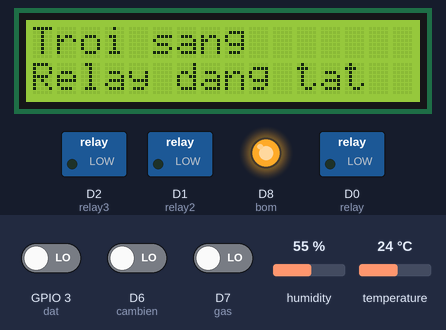
Simulated run of this sketch. Board: ESP8266 (NodeMCU). Shown: 16×2 character LCD, switched loads named in the sketch (green lamp = pin HIGH), output pins drawn as LEDs (lit = HIGH). The test bench sets the inputs (shaded band); at power-on: temperature 24 °C, GPIO 3 (dat) LOW, D6 (cambien) LOW, D7 (gas) LOW, humidity 55 %. WiFi joins after 1.5 s; servers stay silent unless stated; no MQTT or app messages arrive unless stated; what the sketch prints to the serial monitor is not drawn.

Above: at 3.7 s.
3.8 s: temperature set to 30 °C
At 8.3 s:
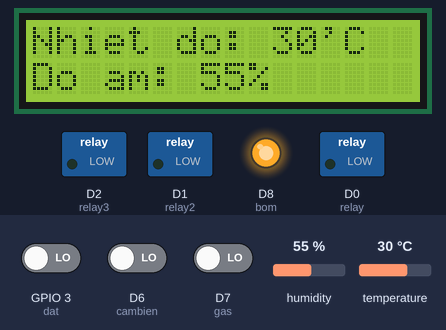
8.4 s: temperature set to 33 °C
At 10.0 s:
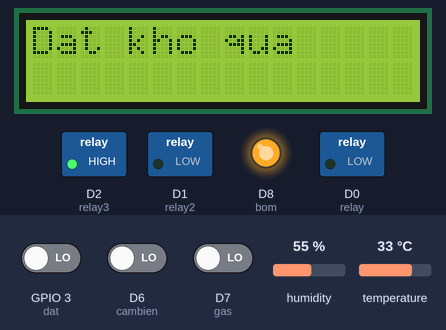
11.7 s: GPIO 3 (dat) driven HIGH
At 12.2 s:
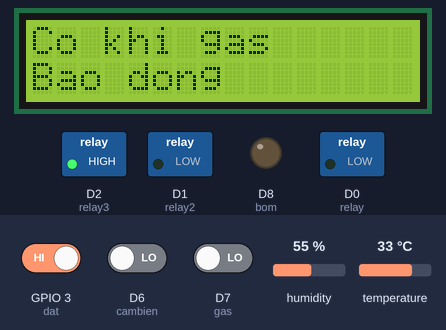
14.9 s: D6 (cambien) driven HIGH
At 15.5 s:
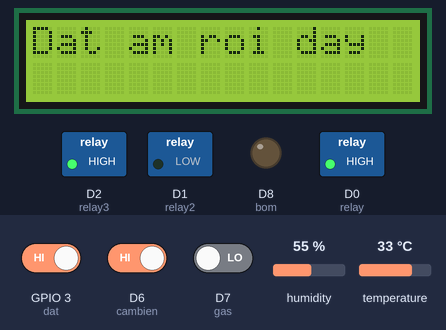
18.2 s: D7 (gas) driven HIGH
At 18.7 s:
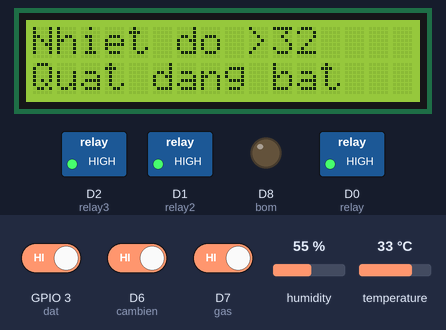
21.4 s: temperature set to 12 °C
At 22.5 s:
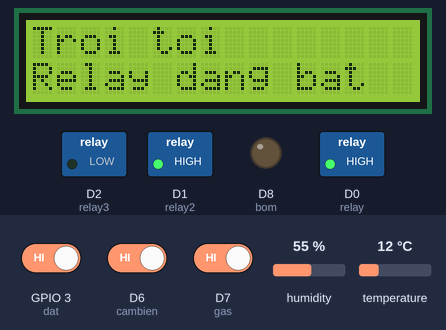
Timing chart, 0 to 24.4 s (numbered marks = the images above; inputs shaded):
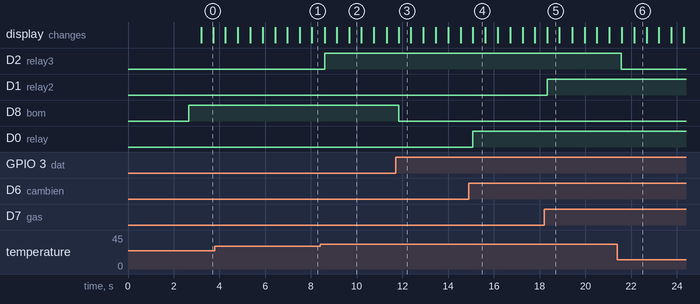

Measured:
- the behaviour switches between 31 and 32 °C on temperature (found by bisection; images 1 and 2)
- after the input at 8.4 s, D2 (relay3): LOW → HIGH after 0.20 s
- after the input at 11.7 s, D8 (bom): HIGH → LOW after 0.14 s
- after the input at 14.9 s, D0 (relay): LOW → HIGH after 0.18 s
- after the input at 18.2 s, D1 (relay2): LOW → HIGH after 0.12 s
- after the input at 21.4 s, D2 (relay3): HIGH → LOW after 0.18 s
- what the display in image 0 shows lasts 0.5 s, from 3.2 s to 3.7 s

The sketch:

nodemcu_mqtt_nodered.ino
```cpp
#include <DHTesp.h>
#include <LiquidCrystal_I2C.h>
#include <Wire.h>;
#include <ESP8266WiFi.h>
#include<PubSubClient.h>

const char* mqttServer="test.mosquitto.org";


String clientId = "ClientESP8266";            // Client ID của mạch
const char* sensor_humi_topic = "sensor/nd";      // Topic của Sensor đọc độ ẩm
const char* sensor_temp_topic = "sensor/da";
const char* sensor_light_topic = "sensor/light";
const char* sensor_gas_topic = "sensor/gas";
const char* sensor_dadat_topic = "sensor/dadat";
const char* sensor_relay_topic = "sensor/relay";
const char* sensor_topic = "sensor";

int cambien=12;   //Chan D6
int relay =16;    //Chan D0
int relay2=5;     //Chan D1
int relay3=4;     //Chan D2
int gas=13;       //Chan D7
int bom=15;       //Chan D8
int dat=3;        //Chan D9
                  //LCD: chan SDA=D3, SCL=D4
#define DHTpin 14 //chan D5
DHTesp dht;

int lcdColumns = 16;
int lcdRows = 2;

const char *ssid     = "TRONG TAN";
const char *password = "trongtan2000";
WiFiClient espClient;
PubSubClient client(espClient);
long lastMsg = 0;
char msg[50];
int value = 0;

LiquidCrystal_I2C lcd(0x27, lcdColumns, lcdRows);


void print_sensor(String a, String b){
    lcd.clear();
    lcd.setCursor(0, 0);
    lcd.print(a);
    lcd.setCursor(0, 1);
    lcd.print(b);
}

void setup() {
  Serial.begin(115200);
  dht.setup(DHTpin, DHTesp::DHT11);
  pinMode(cambien,INPUT);
  pinMode(gas,INPUT);
  pinMode(dat,INPUT);
  pinMode(relay,OUTPUT);
  pinMode(relay2,OUTPUT);
  pinMode(relay3,OUTPUT);
  pinMode(bom,OUTPUT);
  Wire.begin(D3, D4);
  lcd.begin();
  lcd.backlight();
  lcd.setCursor(0, 0);
  lcd.print("Da khoi dong");
  delay(1000);
  WiFi.begin(ssid, password);
  while ( WiFi.status() != WL_CONNECTED )
  {
    delay ( 500 );
    Serial.print ( "." );
  }
  Serial.println("");
  Serial.println("WiFi connected");
  Serial.println("IP address: ");
  Serial.println(WiFi.localIP());
  client.setServer(mqttServer, 1883);
  client.setCallback(callback);
}

void callback(char* topic, byte* payload, unsigned int length) {
  Serial.print("Message read [");
  Serial.print(topic);
  Serial.print("] ");
  for (int i = 0; i < length; i++) {
    Serial.print((char)payload[i]);
  }
  Serial.println();
}

void reconnect() {
  while (!client.connected()) {
    Serial.print("Attempting MQTT connection...");
    if (client.connect(clientId.c_str())) {
      Serial.println("connected");
      client.publish(sensor_topic, "Reconnect");               // Gửi dữ liệu
      client.subscribe(sensor_topic);                          // Theo dõi dữ liệu
    } else {
      Serial.println("failed, rc=");
      Serial.print(client.state());
      // Doi 1s
      delay(1000);
    }
  }
}
void convert(int check, const char* topic, String dieukien1, String dieukien2){
    char dk1[dieukien1.length() + 1];
    dieukien1.toCharArray(dk1, dieukien1.length());
    char dk2[dieukien2.length() + 1];
    dieukien2.toCharArray(dk2, dieukien2.length());
    if (check==int(1)) {
    client.publish(topic, dk1);
  } else {
    client.publish(topic, dk2);
  }
}

void convert2(int check, const char* topic, String dieukien1, String dieukien2){
    char dk1[dieukien1.length() + 1];
    dieukien1.toCharArray(dk1, dieukien1.length());
    char dk2[dieukien2.length() + 1];
    dieukien2.toCharArray(dk2, dieukien2.length());
    if (round(check)>=33) {
    client.publish(topic, dk1);
  } else {
    client.publish(topic, dk2);
  }
}

void senddata(){
  unsigned long last_time = 0;
  if ((millis()-last_time) > 1000){
   float h= int(dht.getHumidity());
   float t= int(dht.getTemperature());
   static char temperatureTemp[7];
   dtostrf(t, 6, 2, temperatureTemp);
   static char humidityTemp[7];
   dtostrf(h, 6, 2, humidityTemp);

  int as = digitalRead(cambien); // Đọc cảm biến ánh sáng
  int khigas = digitalRead(gas); //Đọc cảm biến khí gas
  int dadat = digitalRead(dat);

  if (as==int(1)) {
    digitalWrite(relay,HIGH);
  } else {
    digitalWrite(relay,LOW);
  }
  if (khigas==int(1)) {
    digitalWrite(relay2,HIGH);
  } else {
    digitalWrite(relay2,LOW);
  }
  if (round(t)>=32) {
    digitalWrite(relay3,HIGH);
  } else {
    digitalWrite(relay3,LOW);
  }
   if (dadat==int(1)) {
    digitalWrite(bom,LOW);
  } else {
    digitalWrite(bom,HIGH);
  }
  convert(as, sensor_light_topic, "Trời tối, relay đang bật ", "Trời sáng, relay đang tắt ");
  convert(khigas, sensor_gas_topic, "Không có khí gas, an toàn ", "Có khí gas, Báo động!!! ");
  convert(dadat, sensor_dadat_topic, "Đất ẩm, máy bơm không chạy ", "Đất khô, máy bơm đang chạy ");
  convert2(t, sensor_relay_topic, "Nhiệt độ >= 32, quạt đang bật ", "Nhiệt độ <32, quạt đang tắt ");
  client.publish(sensor_humi_topic, temperatureTemp);
  client.publish(sensor_temp_topic, humidityTemp);
   last_time = millis();
}
  }
void loop() {
   if (!client.connected()) {
    reconnect();
  }
  client.loop();

  int as = digitalRead(cambien); // Đọc cảm biến ánh sáng
  int khigas = digitalRead(gas); //Đọc cảm biến khí gas
  int dadat = digitalRead(dat);
  float h= dht.getHumidity();
  float t= dht.getTemperature();


  senddata();
  delay(500);
  if (as==int(1)) {
  print_sensor("Troi toi","Relay dang bat");
  } else {
  print_sensor("Troi sang","Relay dang tat");
  }
  senddata();
  delay(500);
  if (khigas==int(0)) {
    print_sensor("Co khi gas","Bao dong");
  } else {
    print_sensor("Khong co khi gas","An toan");
  }
  senddata();
  delay(500);
  if (dadat==int(0)) {
    print_sensor("Dat kho qua","");
  } else {
    print_sensor("Dat am roi day","");
  }
  senddata();
  delay(500);
  if (round(t)>=32) {
  print_sensor("Nhiet do >32","Quat dang bat");
  } else {
  print_sensor("Nhiet do <32","Quat dang tat");
  }
  senddata();
  delay(500);
  String nd="Nhiet do: "+ String(int(t))+"'C ";
  String da="Do am: "+String(int(h))+"%";
  print_sensor(nd,da);
  senddata();
}
```
